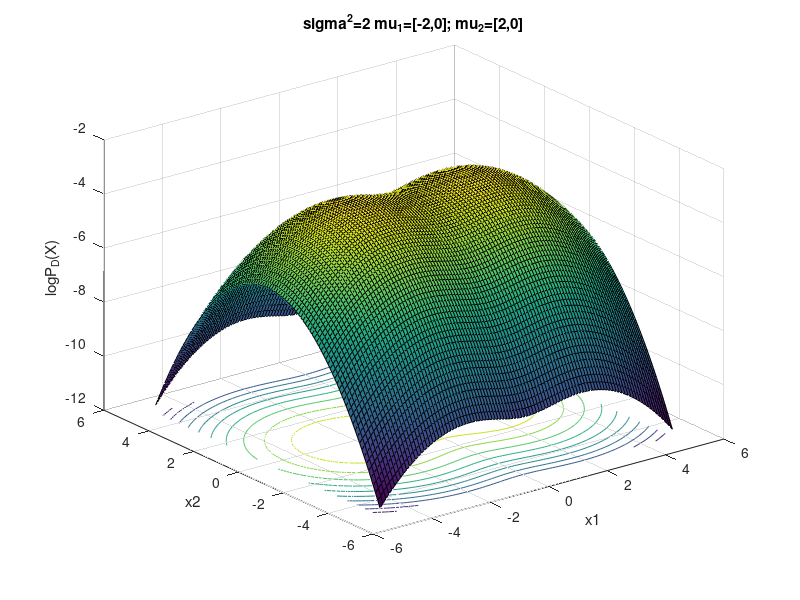

Here is the MATLAB script that generated this plot:
%problem 2
clear
clc
%part a
x1=linspace(-5,5);
x2=x1;
[X1,X2]=meshgrid(x1,x2);
sigma=2;
cov=[sigma 0;0 sigma];
inverse=inv(cov);
constant=1/(2*pi*sqrt(det(cov)));
z1=constant*exp(-0.5*((X1-2).^2*inverse(1,1)+(X2).^2*inverse(2,2)));
z2=constant*exp(-0.5*((X1+2).^2*inverse(1,1)+(X2).^2*inverse(2,2)));
z=log(0.5*z1+0.5*z2);
figure(1)
surfc(X1,X2,z);
xlabel('x1');
ylabel('x2');
zlabel('logP_D(X)');
title(['sigma^2=',num2str(sigma),' mu_1=[-2,0]; mu_2=[2,0]']);
